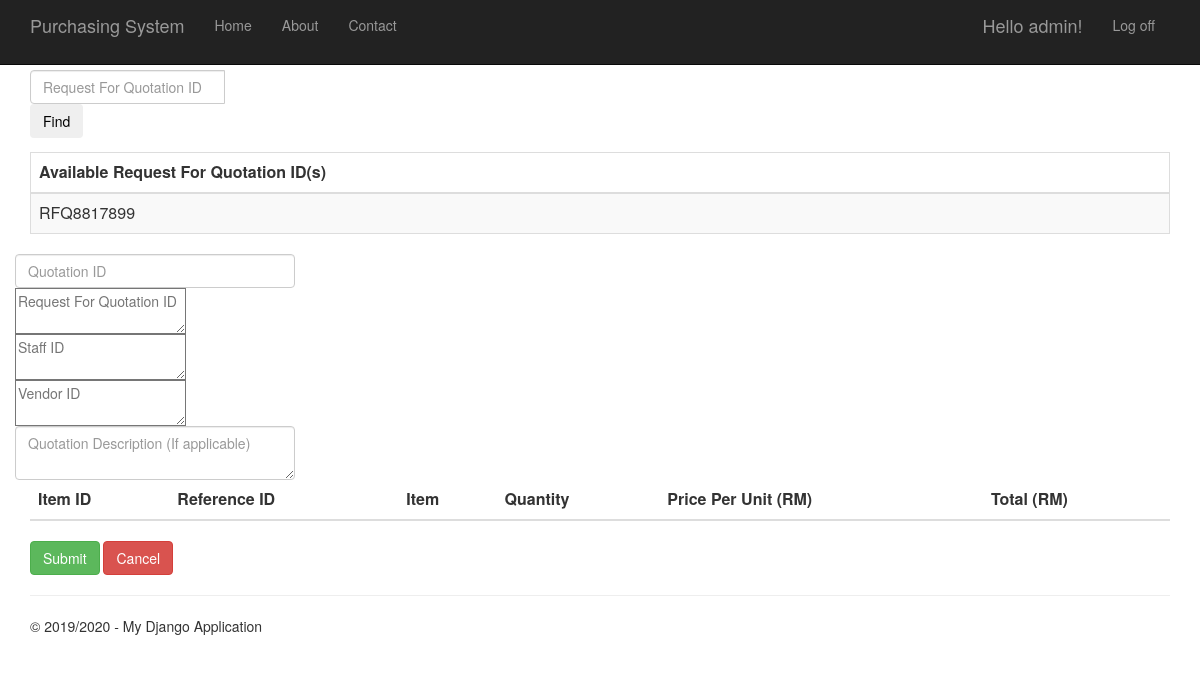
The page /quotationform (signed in) on the database as committed earlier.
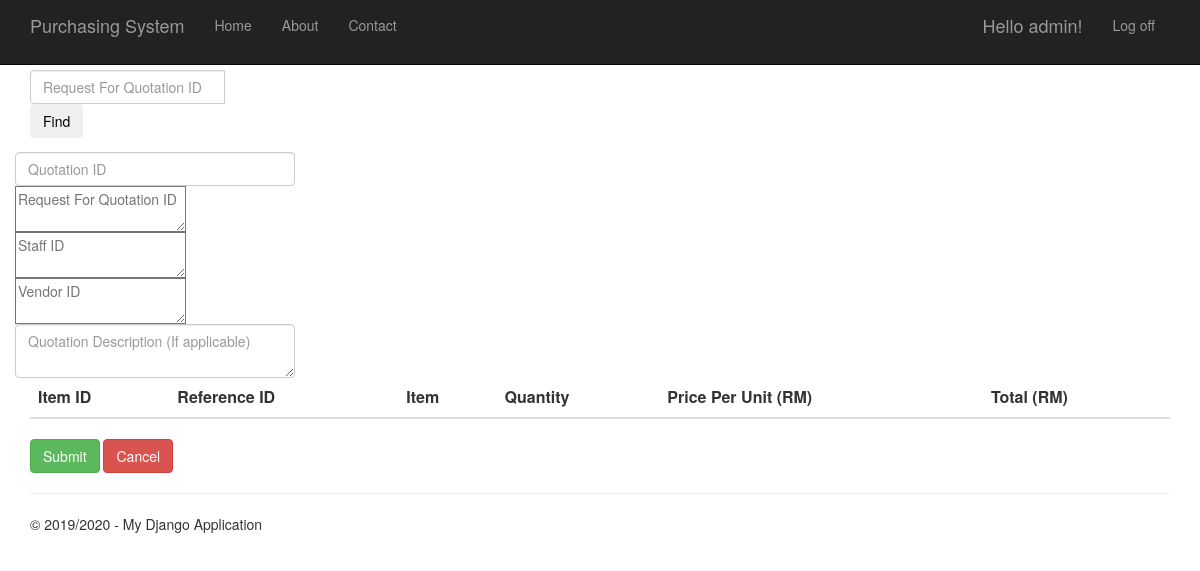
The same page on the database as committed later.
### RequestForQuotation/models.py (models this page shows, shortened)
class RequestForQuotation(models.Model):
    request_for_quotation_id = models.CharField(primary_key=True, max_length=10)
    time_created = models.DateTimeField()
    description = models.TextField(null=True,default=None, blank=True)
    total_price = models.DecimalField(max_digits=10, decimal_places=2, default=Decimal('0.00'))
    person_id = models.ForeignKey(Person, on_delete = models.CASCADE)
    vendor_id = models.ForeignKey(Vendor, on_delete = models.CASCADE)
    purchase_requisition_id = models.ForeignKey(PurchaseRequisition, on_delete = models.CASCADE)

### Quotation/views.py (the view)
# urls.py: url(r'^quotationform$', Quotation.views.quotationform, name="quotation_form"),
@login_required
def quotationform(request):
    quotationRequests = RequestForQuotation.objects.all()
    for r in quotationRequests:
        if Quotation.objects.filter(request_for_quotation_id_id = r.request_for_quotation_id).count() != 0:
            quotationRequests = quotationRequests.exclude(request_for_quotation_id=r.request_for_quotation_id)
    context = {
            'title':'Quotation Form',
            'year':'2019/2020',
            'qrows': quotationRequests
        }
    context['user'] = request.user
    return render(request,'Quotation/quotationform.html',context)

### Quotation/templates/Quotation/quotationform.html (shortened to what this page needs)
﻿{% extends "app/layout.html" %}
{% block content %}
<div class="formpurchaseorder margintop">
    <form class="quotationfind" action="fillingquotation" method="get">
        <div class="input-group mb-3">
            <input type="text" class="form-control" name="re_of_quo_id" id="re_of_quo_id" placeholder="Request For Quotation ID" aria-label="Request For Quotation ID"
                   aria-describedby="button-addon2">
            <div class="input-group-append">
                <button type="submit" class="btn btn-outline-info btn-hover btn-rounded waves-effect">Find</button>
            </div>
        </div>
    </form>
    {% if qrows.count > 0%}
    <div class="table-wrapper-scroll-y">
        <table class="table table-bordered table-striped mb-0">
            <thead>
                 <tr>
                    <th scope="col">Available Request For Quotation ID(s)</th>
                 </tr>
            </thead>
            <tbody>
            {% for r in qrows %}
                <tr>
                    <td>{{r.request_for_quotation_id}}</td>
                </tr>
            {% endfor %}
            </tbody>
        </table>
    </div>
    {% endif %}
    <form class="purchaseordersubmission" action="quotationconfirmation" method="POST">
        <div class="row margintop">
            <div class="col">
                <input type="text" class="form-control" name="quotation_id" value="{{quotation_id}}" placeholder="Quotation ID">
            </div>
            <div class="col">
                <textarea type="text" class="poform-control" name="request_for_quotation_id" placeholder="Request For Quotation ID">{{request_for_quotation_id}}</textarea>
            </div>
            <div class="col">
                <textarea type="text" class="poform-control" name="staff_id" placeholder="Staff ID">{{staff_id}}</textarea>
            </div>
            <div class="col">
                <textarea type="text" class="poform-control" name="vendor_id" placeholder="Vendor ID">{{vendor_id}}</textarea>
            </div>
        </div>
        <div class="row margintop">
            <div class="col">
                <textarea type="text" class="form-control" name="description" id="description" placeholder="Quotation Description (If applicable)"></textarea>
            </div>
        </div>
        <table class="table table-striped margintop" name="items" id="items">
            <thead>
                <tr>
                    <th scope="col">Item ID</th>
                    <th scope="col">Reference ID</th>
                    <th scope="col">Item</th>
                    <th scope="col">Quantity</th>
                    <th scope="col">Price Per Unit (RM)</th>
                    <th scope="col">Total (RM)</th>
                </tr>
            </thead>
        </table>
        <div class="margintop">
            <button type="submit" class="btn btn-success btn-square buttonsize">Submit</button>
            <a class="btn btn-danger btn-square buttonsize" href="/menu">Cancel</a>
        </div>
    </form>
</div>
{% endblock %}

Rows that differ between the two databases and show on the page:
removed RequestForQuotation: request_for_quotation_id "RFQ8817899"
Other text that changed with them:
text no longer shown: "Available Request For Quotation ID(s)"
